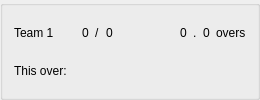
         <widget class="QGroupBox" name="TextBox">
          <property name="sizePolicy">
           <sizepolicy hsizetype="Fixed" vsizetype="Fixed">
            <horstretch>0</horstretch>
            <verstretch>0</verstretch>
           </sizepolicy>
          </property>
          <property name="minimumSize">
           <size>
            <width>260</width>
            <height>60</height>
           </size>
          </property>
          <property name="maximumSize">
           <size>
            <width>260</width>
            <height>16777215</height>
           </size>
          </property>
          <property name="mouseTracking">
           <bool>false</bool>
          </property>
          <property name="contextMenuPolicy">
           <enum>Qt::CustomContextMenu</enum>
          </property>
          <property name="styleSheet">
           <string notr="true">QLabel{
font: 11pt &quot;MS Shell Dlg 2&quot;;
}</string>
          </property>
          <property name="title">
           <string/>
          </property>
          <layout class="QGridLayout" name="gridLayout">
           <item row="0" column="0">
            <widget class="QLabel" name="TEAM_2">
             <property name="mouseTracking">
              <bool>false</bool>
             </property>
             <property name="contextMenuPolicy">
              <enum>Qt::CustomContextMenu</enum>
             </property>
             <property name="text">
              <string>Team 1</string>
             </property>
            </widget>
           </item>
           <item row="0" column="1" colspan="2">
            <spacer name="horizontalSpacer_6">
             <property name="mouseTracking">
              <bool>false</bool>
             </property>
             <property name="contextMenuPolicy">
              <enum>Qt::CustomContextMenu</enum>
             </property>
             <property name="orientation">
              <enum>Qt::Horizontal</enum>
             </property>
             <property name="sizeHint" stdset="0">
              <size>
               <width>13</width>
               <height>14</height>
              </size>
             </property>
            </spacer>
           </item>
           <item row="0" column="3">
            <widget class="QLabel" name="Runs_2">
             <property name="mouseTracking">
              <bool>false</bool>
             </property>
             <property name="contextMenuPolicy">
              <enum>Qt::CustomContextMenu</enum>
             </property>
             <property name="text">
              <string>0</string>
             </property>
            </widget>
           </item>
           <item row="0" column="4">
            <widget class="QLabel" name="label_5">
             <property name="mouseTracking">
              <bool>false</bool>
             </property>
             <property name="contextMenuPolicy">
              <enum>Qt::CustomContextMenu</enum>
             </property>
             <property name="text">
              <string>/</string>
             </property>
            </widget>
           </item>
           <item row="0" column="5">
            <widget class="QLabel" name="Wickets_2">
             <property name="mouseTracking">
              <bool>false</bool>
             </property>
             <property name="contextMenuPolicy">
              <enum>Qt::CustomContextMenu</enum>
             </property>
             <property name="text">
              <string>0</string>
             </property>
            </widget>
           </item>
           <item row="0" column="6">
            <spacer name="horizontalSpacer_7">
             <property name="mouseTracking">
              <bool>false</bool>
             </property>
             <property name="contextMenuPolicy">
              <enum>Qt::CustomContextMenu</enum>
             </property>
             <property name="orientation">
              <enum>Qt::Horizontal</enum>
             </property>
             <property name="sizeHint" stdset="0">
              <size>
               <width>36</width>
               <height>14</height>
              </size>
             </property>
            </spacer>
           </item>
           <item row="0" column="7">
            <widget class="QLabel" name="Overs_2">
             <property name="mouseTracking">
              <bool>false</bool>
             </property>
             <property name="contextMenuPolicy">
              <enum>Qt::CustomContextMenu</enum>
             </property>
             <property name="text">
              <string>0</string>
             </property>
            </widget>
           </item>
           <item row="0" column="8">
            <widget class="QLabel" name="label_6">
             <property name="mouseTracking">
              <bool>false</bool>
             </property>
             <property name="contextMenuPolicy">
              <enum>Qt::CustomContextMenu</enum>
             </property>
             <property name="text">
              <string>.</string>
             </property>
            </widget>
           </item>
           <item row="0" column="9">
            <widget class="QLabel" name="Balls_2">
             <property name="mouseTracking">
              <bool>false</bool>
             </property>
             <property name="contextMenuPolicy">
              <enum>Qt::CustomContextMenu</enum>
             </property>
             <property name="text">
              <string>0</string>
             </property>
            </widget>
           </item>
           <item row="0" column="10">
            <widget class="QLabel" name="label_7">
             <property name="mouseTracking">
              <bool>false</bool>
             </property>
             <property name="contextMenuPolicy">
              <enum>Qt::CustomContextMenu</enum>
             </property>
             <property name="text">
              <string>overs</string>
             </property>
            </widget>
           </item>
           <item row="1" column="0" colspan="2">
            <widget class="QLabel" name="over_text">
             <property name="mouseTracking">
              <bool>false</bool>
             </property>
             <property name="contextMenuPolicy">
              <enum>Qt::CustomContextMenu</enum>
             </property>
             <property name="text">
              <string>This over:</string>
             </property>
            </widget>
           </item>
           <item row="1" column="2" colspan="9">
            <widget class="QLabel" name="this_over">
             <property name="maximumSize">
              <size>
               <width>472</width>
               <height>35</height>
              </size>
             </property>
             <property name="mouseTracking">
              <bool>false</bool>
             </property>
             <property name="contextMenuPolicy">
              <enum>Qt::CustomContextMenu</enum>
             </property>
             <property name="styleSheet">
              <string notr="true">QLabel{
	text-align: right;
}</string>
             </property>
             <property name="text">
              <string/>
             </property>
            </widget>
           </item>
          </layout>
         </widget>
